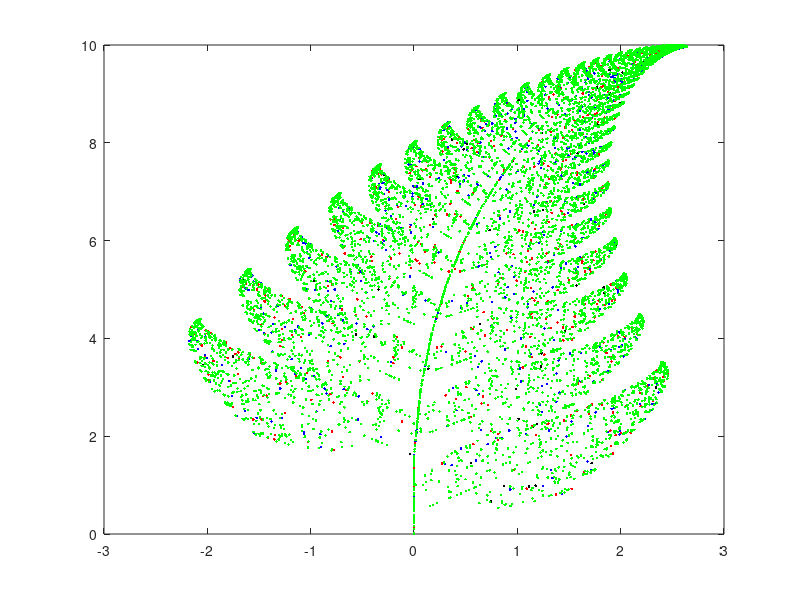

This figure's MATLAB source:
clear all
close all

a1 = [0 0; 0 0.16];b1 = [0;0];
a2 = [0.2 -0.26; 0.23 0.22];b2 = [0;1.6];
a3 = [-0.15 0.28; 0.26 0.24];b3 = [0;0.44];
a4 = [0.85 0.04; -0.04 0.85];b4 = [0;1.6];
p1 = 0.01;p2 = 0.07;p3 = 0.07;p4 = 0.85;

caso = zeros(1,10001);
v = zeros(2,100001);
for i=1:10000
    x = rand(1);
    if x<p1
        caso(i) = 1;
        A = a1; B = b1;
    elseif x<p1+p2
        caso(i) = 2;
        A = a2; B = b2;
    elseif x<p1+p2+p3
        caso(i) = 3;
        A = a3; B = b3;
    else
        caso(i) = 4;
        A = a4; B = b4;
    end
    v(:,i+1) = A*v(:,i)+B;
end
c1 = find(caso==1);
c2 = find(caso==2);
c3 = find(caso==3);
c4 = find(caso==4);
plot(v(1,c1),v(2,c1),'k.',v(1,c2),v(2,c2),'r.',v(1,c3),v(2,c3),'b.',v(1,c4),v(2,c4),'g.')